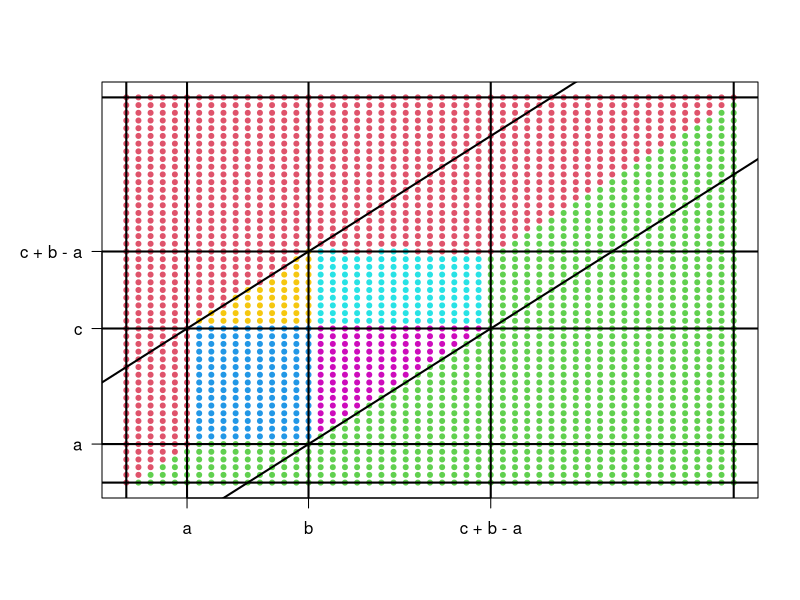

The R script that drew this image:
## This file plots the regions of continuity for the piece-wise contiouns 
## function C_U(u,v). See the appendix, A.4

a <- 0.1
b <- 0.3
c <- 0.4

f <- function(x) {
  u <- x[1]
  v <- x[2]
  h <- which.min(c(u, v, a + max(0, u - b) + max(0, v - c)))

  if (h == 3) {
    if (u > b) h <- 5
    if (v > c) h <- 6
    if (u > b & v > c) h <- 4
  }

  h
}

x <- seq(0, 1, by = 0.02)
xy <- expand.grid(x, x)
z <- apply(xy, 1, f)
ha <- cbind(xy, z)

par(las = 1)
par(mar = c(5,5,4,2) + 0.1)

plot(1,
     type = "n", xlab = "", ylab = "", xaxt = "n", yaxt = "n",
     xlim = c(0, 1), ylim = c(0, 1)
)

for (i in 1:nrow(ha)) {
  row <- ha[i, ]
  points(row[1], row[2], col = as.character(row[3] + 1), pch = 20)
}

axis(side = 1, c(a, b, c + b - a), labels = c("a", "b", "c + b - a"))
axis(side = 2, c(a, c, c + b - a), labels = c("a", "c", "c + b - a"))
abline(h = c(0, 1, a, c, c + b - a), v = c(0, 1, a, b, c + b - a), lwd = 2)
abline(a = a - b, b = 1, lwd = 2)
abline(a = c - a, b = 1, lwd = 2)

